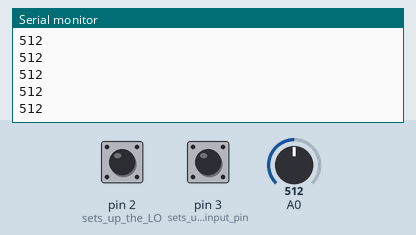
Recording of a sketch running on a simulated Arduino Uno, built with avr-gcc and run on an emulated ATmega328P. On the bench: the last lines printed to the serial monitor. Inputs (shaded band) come from the test bench; at power-on: A0 = 512, pin 2 (sets_up_the_LO) LOW, pin 3 (sets_up_the_LO-_input_pin) LOW.

Above: at 1.2 s.
1.3 s: A0 set to 716
At 2.4 s:
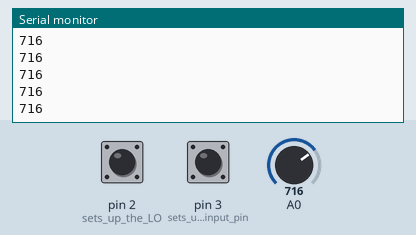
2.8 s: pin 2 (sets_up_the_LO) pulled HIGH for 0.15 s
4.4 s: A0 set to 900
At 5.4 s:
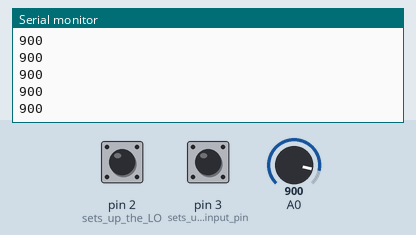
5.9 s: pin 3 (sets_up_the_LO-_input_pin) pulled HIGH for 0.15 s
Timing chart, 0 to 8.5 s (numbered marks = the images above; inputs shaded):
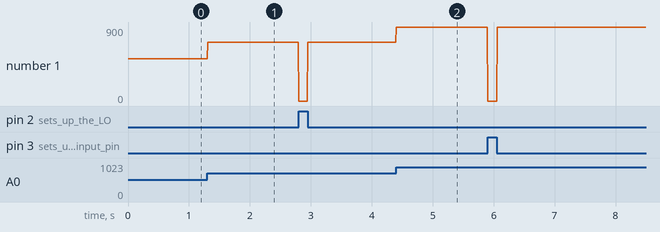

Measured:
- after the input at 1.3 s, the serial monitor: prints a new line at once (image 1)
- after the input at 4.4 s, the serial monitor: prints a new line at once (image 2)
- plotted number 1: 512 → 716 after the input at 1.3 s, 716 → 900 after the input at 4.4 s

The sketch:

sketch_nov19a.ino
```cpp
void setup() {
  Serial.begin(9600);
  pinMode(2, INPUT); // sets up the LO+ input pin
  pinMode(3, INPUT); // sets up the LO- input pin
}

void loop() {

  if((digitalRead(3) == 1) || (digitalRead(2) == 1)){
    Serial.println(0);
  }
  else{
    // Reads A0 (output) and sends it to serial
    Serial.println(analogRead(A0));
  }
  delay(10);
}
```
